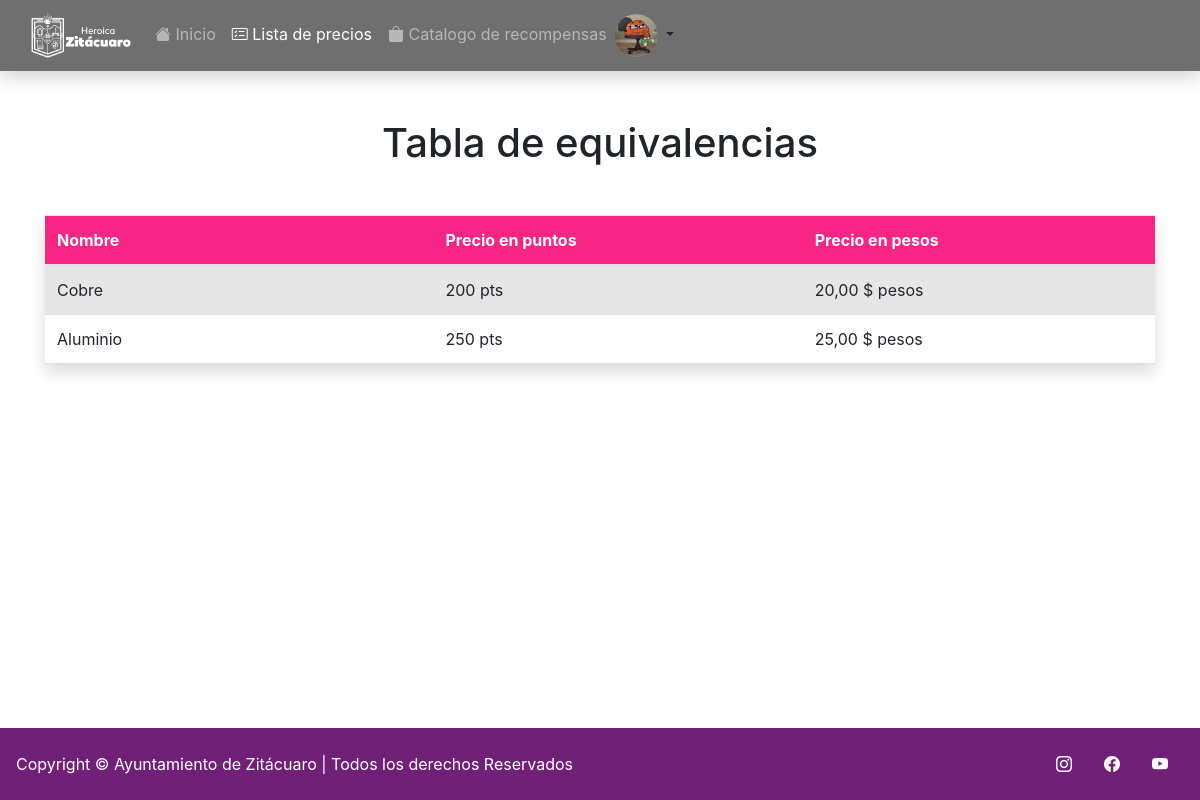
The app's page /TablaEquivalencia/ (signed in) with its own data.
### reciclaje/models.py (models this page shows, shortened)
class User(AbstractUser):
    username = None
    Normal = 'Normal'
    ter_edad = 'Tercera Edad'
    Embarazadas = 'Embarazadas'
    Tipos =[
        (Normal, 'Normal'),
        (ter_edad, 'Tercera Edad'),
        (Embarazadas, 'Embarazadas')
    ]
    CURP = models.CharField(unique=True,  max_length = 18)
    fechaNacimiento = models.DateField(null = True, blank = True)
    puntos = models.IntegerField(blank = True, null = True, default=0)
    pic = models.ImageField(default='unknown.jpg')
    tipo = models.CharField(choices=Tipos, default=Normal, max_length=12)
    REQUIRED_FIELDS = []
    USERNAME_FIELD = 'CURP'
    class Meta:
        permissions = (("admin", "Funciones admin"),("recolector", "Funciones recolector"),("canjeador", "Funciones canjeador"))

class DispoFinal(models.Model):
    nombre = models.CharField( max_length = 35)
    puntoskg = models.IntegerField(default=1)
    preciokg = models.DecimalField(default=1.0, max_digits=8, decimal_places=2)

### reciclaje/views.py (the view)
# urls.py: path('TablaEquivalencia/', Equivalencia.as_view(template_name = 'reciclaje/Equivalencia.html'), name = 'TablaEquivalencia'),
class Equivalencia(ListView):
    model = DispoFinal

### reciclaje/templates/reciclaje/Equivalencia.html (shortened to what this page needs)
{% extends 'reciclaje/base.html' %}
{% block content %}
<!DOCTYPE html>
<html lang="en">
<head>
    {% load bootstrap4 %}
    {% bootstrap_css %}
    {% load static %}
</head>
<body>
    <h1 class="my-4" style="text-align: center ;">
        Tabla de equivalencias
    </h1>
    <table class="table table-striped table-hover shadow rounded" style="margin-top: 3rem;">
        <thead>
            <tr style="background-color: #f72585;">
                <th width="35%" style="color: white;">Nombre</th>
                <th style="color: white;">Precio en puntos</th>
                <th style="color: white;">Precio en pesos</th>
            </tr>
        </thead>
        <tbody>
            {% for dispofinal in object_list %}
            <tr>
                <td>{{ dispofinal.nombre }}</td>
                <td>{{ dispofinal.puntoskg }} pts</td>
                <td>{{ dispofinal.preciokg }} $ pesos</td>
            </tr>
            {% endfor %}
        </tbody>
    </table>
</body>
</html>
{% endblock content %}

### reciclaje/templates/reciclaje/base.html (shortened to what this page needs)
{% load static %}
<!DOCTYPE html>
<html lang="es">
<head>
    <link rel="stylesheet" href='{% static 'reciclaje/css/'%}Styles.css'>
    <link href="https://cdn.jsdelivr.net/npm/bootstrap@5.2.2/dist/css/bootstrap.min.css" rel="stylesheet">
    <link rel="stylesheet" href="https://cdn.jsdelivr.net/npm/bootstrap-icons@1.9.1/font/bootstrap-icons.css">
    <link rel="stylesheet" href="https://cdn.datatables.net/responsive/2.4.0/css/responsive.dataTables.min.css">
    <link rel="stylesheet" type="text/css" href="https://cdn.jsdelivr.net/npm/daterangepicker/daterangepicker.css" />
    <link rel="stylesheet" type="text/css" href="https://cdn.datatables.net/1.13.1/css/jquery.dataTables.css">
    <link rel="stylesheet" type="text/css" href="https://cdn.datatables.net/1.13.1/css/dataTables.bootstrap5.css"/>
    <link rel="stylesheet" type="text/css" href="https://cdn.datatables.net/buttons/2.3.3/css/buttons.bootstrap5.css"/>
</head>
<body>
    <nav class="navbar navbar-dark navbar-expand-md shadow" style="background-color: #6F6F6F; margin-bottom: 24px;">
        <div class="container-fluid">
            <a class="navbar-brand" href="{% url 'homee' %}"><img src="{% static 'reciclaje/img/'%}HZG_SFB.png" alt="logo" width="100" height="45"></a>
            <div class="collapse navbar-collapse" id="navbarTogglerDemo02">
            <ul class="navbar-nav me-auto mb-2 mb-lg-0">
                {% url 'homee' as url %}
                <li class="nav-item ">
                    <a class="nav-link {% if request.path == url %}active{% endif %}" aria-current="page" href="{% url 'homee' %}"><i class="bi bi-house-fill"></i> Inicio </a>
                  </li>
                  {% url 'TablaEquivalencia' as url %}
                  <li class="nav-item">
                    <a class="nav-link {% if request.path == url %}active{% endif %}" href="{% url 'TablaEquivalencia' %}"><i class="bi bi-card-checklist"></i> Lista de precios</a>
                  </li>
                  {% url 'catalogo' as url %}
                  <li class="nav-item">
                    <a class="nav-link {% if request.path == url %}active{% endif %}" href="{% url 'catalogo' %}"><i class="bi bi-bag-fill"></i> Catalogo de recompensas</a>
                  </li>
                  {% if user.is_authenticated%}
                  <div class="dropdown-center">
                    <a href="#" class="d-block link-dark text-decoration-none dropdown-toggle" data-bs-toggle="dropdown" aria-expanded="false">
                      <img src="{% static 'reciclaje/img/'%}{{request.user.pic}}" alt="mdo" width="43" height="43" class="rounded-circle">
                    </a>
                  </div>
                  {% endif %}
            </ul>
          </div>
      </nav>
      <div class="container" >
      {% block content %}(no content){% endblock %}
    </div>
    <footer class="footer" style="margin-top: auto;">
    <div class="row">
        <div class="col-6 d-flex justify-content-between align-items-center">
          <span class="mb-3 mb-md-0" style="color: white;">Copyright © Ayuntamiento de Zitácuaro | Todos los derechos Reservados </span>
        </div>
        <ul class="nav col-6 justify-content-end align-items-center list-unstyled d-flex">
          <a class="nav-link" href="https://www.instagram.com/zitacuaro_ayuntamiento/" style="color: white;"><i class="bi bi-instagram"></i></a>
          <a class="nav-link" href="https://www.facebook.com/ayuntamientozitacuaro/" style="color: white;"><i class="bi bi-facebook"></i></a>
          <a class="nav-link" href="https://www.youtube.com/channel/UC2m9bHbE2dXqnagMYmEag3A  " style="color: white;"><i class="bi bi-youtube"></i></a>
        </ul>
      </footer>
</body>
</html>

### reciclaje/static/reciclaje/css/Styles.css (style rules this page uses)
body { display: flex; flex-direction: column; min-height: 100vh; }
.footer { background-color: #702077; padding: 1rem; }

### records on screen
User: user.pic (picture)
DispoFinal: nombre "Cobre", puntoskg "200", preciokg "20,00"
DispoFinal: nombre "Aluminio", puntoskg "250", preciokg "25,00"
